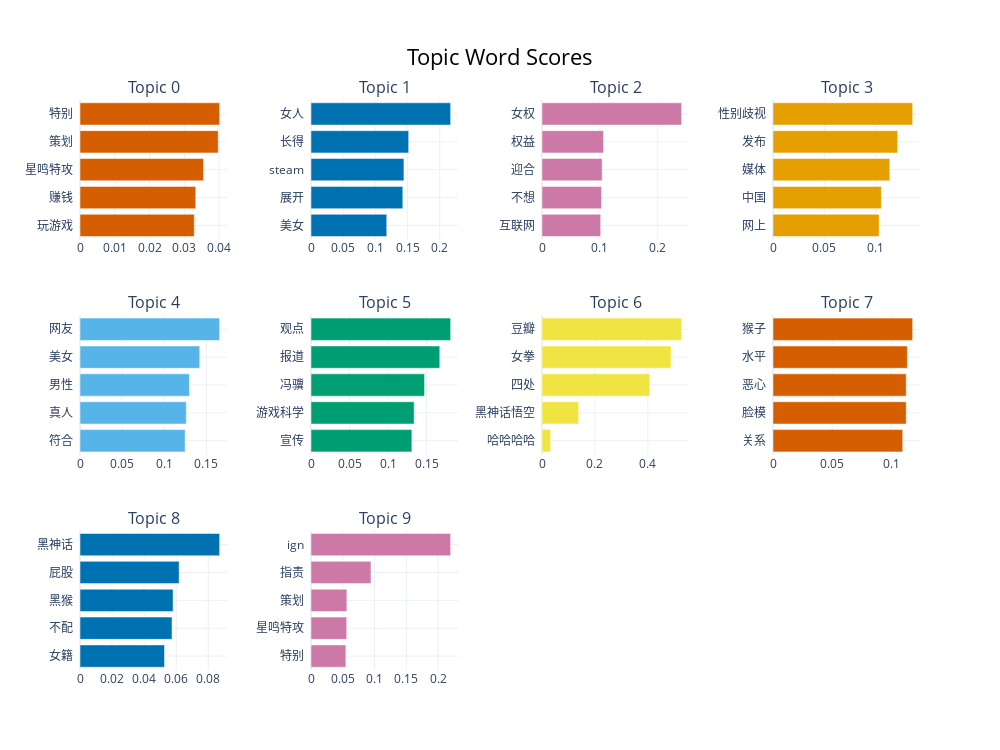

The notebook cell saved with this chart:
### Markdown cell above
## 4-1主题条形图 Topic Bar Chart

### Code cell
fig_bar = best_topic_model.visualize_barchart(top_n_topics=10)
fig_bar_filename = f"topic_barchart_auto_{suffix}.html"
fig_bar.write_html(fig_bar_filename)
print(f"自动聚类后的主题条形图已保存为 {fig_bar_filename}")
fig_bar.show()

### Figure 1 — Plotly figure (JSON) as saved in the notebook; plotly's stock layout.template omitted (floating-point values rounded to 4 significant figures)
{"data": [{"marker": {"color": "#D55E00"}, "orientation": "h", "type": "bar", "x": [0.03284, 0.03328, 0.03551, 0.03972, 0.04014], "xaxis": "x", "y": ["玩游戏  ", "赚钱  ", "星鸣特攻  ", "策划  ", "特别  "], "yaxis": "y"}, {"marker": {"color": "#0072B2"}, "orientation": "h", "type": "bar", "x": [0.1177, 0.1426, 0.1443, 0.1517, 0.2169], "xaxis": "x2", "y": ["美女  ", "展开  ", "steam  ", "长得  ", "女人  "], "yaxis": "y2"}, {"marker": {"color": "#CC79A7"}, "orientation": "h", "type": "bar", "x": [0.1014, 0.103, 0.104, 0.1064, 0.2414], "xaxis": "x3", "y": ["互联网  ", "不想  ", "迎合  ", "权益  ", "女权  "], "yaxis": "y3"}, {"marker": {"color": "#E69F00"}, "orientation": "h", "type": "bar", "x": [0.1032, 0.1054, 0.1137, 0.1213, 0.1358], "xaxis": "x4", "y": ["网上  ", "中国  ", "媒体  ", "发布  ", "性别歧视  "], "yaxis": "y4"}, {"marker": {"color": "#56B4E9"}, "orientation": "h", "type": "bar", "x": [0.1247, 0.1261, 0.1298, 0.1421, 0.1657], "xaxis": "x5", "y": ["符合  ", "真人  ", "男性  ", "美女  ", "网友  "], "yaxis": "y5"}, {"marker": {"color": "#009E73"}, "orientation": "h", "type": "bar", "x": [0.1309, 0.1339, 0.1474, 0.1672, 0.1813], "xaxis": "x6", "y": ["宣传  ", "游戏科学  ", "冯骥  ", "报道  ", "观点  "], "yaxis": "y6"}, {"marker": {"color": "#F0E442"}, "orientation": "h", "type": "bar", "x": [0.03259, 0.1388, 0.4075, 0.4875, 0.5278], "xaxis": "x7", "y": ["哈哈哈哈  ", "黑神话悟空  ", "四处  ", "女拳  ", "豆瓣  "], "yaxis": "y7"}, {"marker": {"color": "#D55E00"}, "orientation": "h", "type": "bar", "x": [0.1096, 0.1126, 0.1126, 0.1136, 0.118], "xaxis": "x8", "y": ["关系  ", "脸模  ", "恶心  ", "水平  ", "猴子  "], "yaxis": "y8"}, {"marker": {"color": "#0072B2"}, "orientation": "h", "type": "bar", "x": [0.05272, 0.0574, 0.05807, 0.06184, 0.08712], "xaxis": "x9", "y": ["女籍  ", "不配  ", "黑猴  ", "屁股  ", "黑神话  "], "yaxis": "y9"}, {"marker": {"color": "#CC79A7"}, "orientation": "h", "type": "bar", "x": [0.05486, 0.05621, 0.05642, 0.09433, 0.2197], "xaxis": "x10", "y": ["特别  ", "星鸣特攻  ", "策划  ", "指责  ", "ign  "], "yaxis": "y10"}], "layout": {"annotations": [{"font": {"size": 16}, "showarrow": false, "text": "Topic 0", "x": 0.0875, "xanchor": "center", "xref": "paper", "y": 1, "yanchor": "bottom", "yref": "paper"}, {"font": {"size": 16}, "showarrow": false, "text": "Topic 1", "x": 0.3625, "xanchor": "center", "xref": "paper", "y": 1, "yanchor": "bottom", "yref": "paper"}, {"font": {"size": 16}, "showarrow": false, "text": "Topic 2", "x": 0.6375, "xanchor": "center", "xref": "paper", "y": 1, "yanchor": "bottom", "yref": "paper"}, {"font": {"size": 16}, "showarrow": false, "text": "Topic 3", "x": 0.9125, "xanchor": "center", "xref": "paper", "y": 1, "yanchor": "bottom", "yref": "paper"}, {"font": {"size": 16}, "showarrow": false, "text": "Topic 4", "x": 0.0875, "xanchor": "center", "xref": "paper", "y": 0.6222, "yanchor": "bottom", "yref": "paper"}, {"font": {"size": 16}, "showarrow": false, "text": "Topic 5", "x": 0.3625, "xanchor": "center", "xref": "paper", "y": 0.6222, "yanchor": "bottom", "yref": "paper"}, {"font": {"size": 16}, "showarrow": false, "text": "Topic 6", "x": 0.6375, "xanchor": "center", "xref": "paper", "y": 0.6222, "yanchor": "bottom", "yref": "paper"}, {"font": {"size": 16}, "showarrow": false, "text": "Topic 7", "x": 0.9125, "xanchor": "center", "xref": "paper", "y": 0.6222, "yanchor": "bottom", "yref": "paper"}, {"font": {"size": 16}, "showarrow": false, "text": "Topic 8", "x": 0.0875, "xanchor": "center", "xref": "paper", "y": 0.2444, "yanchor": "bottom", "yref": "paper"}, {"font": {"size": 16}, "showarrow": false, "text": "Topic 9", "x": 0.3625, "xanchor": "center", "xref": "paper", "y": 0.2444, "yanchor": "bottom", "yref": "paper"}], "height": 750, "hoverlabel": {"bgcolor": "white", "font": {"family": "Rockwell", "size": 16}}, "showlegend": false, "title": {"font": {"color": "Black", "size": 22}, "text": "Topic Word Scores", "x": 0.5, "xanchor": "center", "yanchor": "top"}, "width": 1000, "xaxis": {"anchor": "y", "domain": [0, 0.175], "showgrid": true}, "xaxis10": {"anchor": "y10", "domain": [0.275, 0.45], "showgrid": true}, "xaxis11": {"anchor": "y11", "domain": [0.55, 0.725], "showgrid": true}, "xaxis12": {"anchor": "y12", "domain": [0.825, 1], "showgrid": true}, "xaxis2": {"anchor": "y2", "domain": [0.275, 0.45], "showgrid": true}, "xaxis3": {"anchor": "y3", "domain": [0.55, 0.725], "showgrid": true}, "xaxis4": {"anchor": "y4", "domain": [0.825, 1], "showgrid": true}, "xaxis5": {"anchor": "y5", "domain": [0, 0.175], "showgrid": true}, "xaxis6": {"anchor": "y6", "domain": [0.275, 0.45], "showgrid": true}, "xaxis7": {"anchor": "y7", "domain": [0.55, 0.725], "showgrid": true}, "xaxis8": {"anchor": "y8", "domain": [0.825, 1], "showgrid": true}, "xaxis9": {"anchor": "y9", "domain": [0, 0.175], "showgrid": true}, "yaxis": {"anchor": "x", "domain": [0.7556, 1], "showgrid": true}, "yaxis10": {"anchor": "x10", "domain": [0, 0.2444], "showgrid": true}, "yaxis11": {"anchor": "x11", "domain": [0, 0.2444], "showgrid": true}, "yaxis12": {"anchor": "x12", "domain": [0, 0.2444], "showgrid": true}, "yaxis2": {"anchor": "x2", "domain": [0.7556, 1], "showgrid": true}, "yaxis3": {"anchor": "x3", "domain": [0.7556, 1], "showgrid": true}, "yaxis4": {"anchor": "x4", "domain": [0.7556, 1], "showgrid": true}, "yaxis5": {"anchor": "x5", "domain": [0.3778, 0.6222], "showgrid": true}, "yaxis6": {"anchor": "x6", "domain": [0.3778, 0.6222], "showgrid": true}, "yaxis7": {"anchor": "x7", "domain": [0.3778, 0.6222], "showgrid": true}, "yaxis8": {"anchor": "x8", "domain": [0.3778, 0.6222], "showgrid": true}, "yaxis9": {"anchor": "x9", "domain": [0, 0.2444], "showgrid": true}}}
